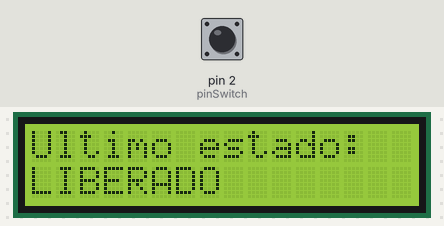
Bench run of a sketch on a simulated Arduino Uno, built with avr-gcc and run on an emulated ATmega328P. On the bench: 16×2 character LCD. The inputs (shaded band) are chosen by the test bench; at power-on: pin 2 (pinSwitch) HIGH. The local clock reads 2024-03-15 10:24:30 at power-on unless the sketch sets it; EEPROM starts erased.

Above: at 1.2 s.
1.3 s: pin 2 (pinSwitch) pulled LOW for 1 s
5.3 s: pin 2 (pinSwitch) pulled LOW for 0.15 s
At 5.6 s:
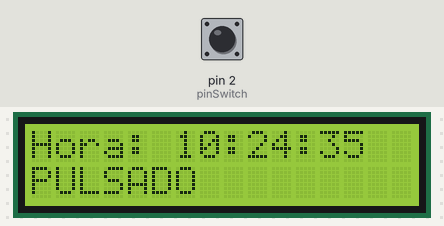
8.4 s: pin 2 (pinSwitch) pulled LOW for 0.15 s
At 10.0 s:
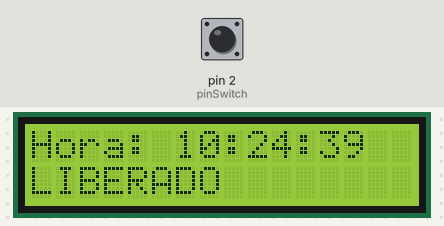
10.9 s: pin 2 (pinSwitch) pulled LOW for 3.2 s
At 11.07 s:
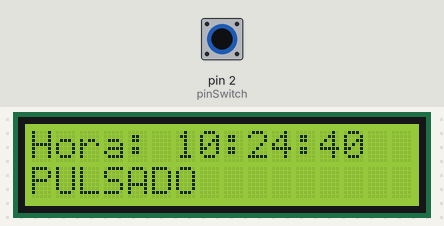
14.7 s: pin 2 (pinSwitch) pulled LOW for 1 s
At 16.9 s:
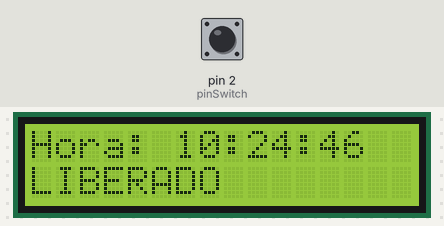
18.7 s: pin 2 (pinSwitch) pulled LOW for 0.15 s
At 19.54 s:
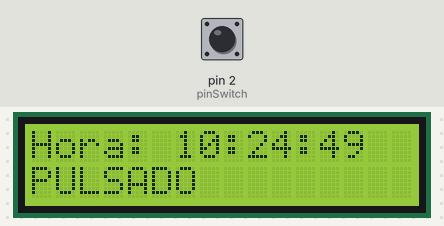
Timing chart, 0 to 20.4 s (numbered marks = the images above; inputs shaded):
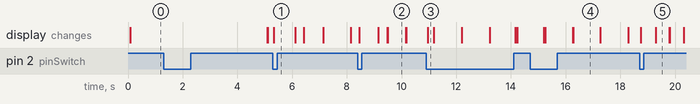

The sketch:

arduino.ino
```cpp
#include <Wire.h>
#include "RTClib.h"
#include <LiquidCrystal_I2C.h>
#include <Arduino_FreeRTOS.h>
#include <EEPROM.h>

RTC_DS3231 rtc;
LiquidCrystal_I2C lcd(0x27, 16, 2);

String hora_str = "";
const int pinSwitch = 2;
int lastState = HIGH;   // Estado anterior del switch

// EEPROM: guardamos en dirección 0
#define EEPROM_ADDR 0

// Prototipos de tareas
void TaskStartup(void *pvParameters);
void TaskSwitch(void *pvParameters);
void TaskHora(void *pvParameters);

void setup() {
  Wire.begin(0x08);               // Dirección I2C del UNO = 0x08
  Wire.onRequest(requestEvent);   // Callback cuando maestro pide datos

  rtc.begin();
  lcd.init();
  lcd.backlight();

  pinMode(pinSwitch, INPUT_PULLUP);

  // Crear SOLO la tarea de arranque
  xTaskCreate(TaskStartup, "Startup", 128, NULL, 3, NULL); // máxima prioridad
}

void loop() {
  // vacío, RTOS maneja todo
}

// -------------------- TAREA STARTUP --------------------
void TaskStartup(void *pvParameters) {
  (void) pvParameters;

  // Leer último estado guardado
  int savedState = EEPROM.read(EEPROM_ADDR);

  lcd.clear();
  lcd.setCursor(0,0);
  lcd.print("Ultimo estado:");
  lcd.setCursor(0,1);
  if (savedState == LOW) {
    lcd.print("PULSADO");
  } else {
    lcd.print("LIBERADO");
  }

  vTaskDelay(pdMS_TO_TICKS(5000)); // mostrar 5 segundos

  // Crear las demás tareas DESPUÉS del arranque
  xTaskCreate(TaskSwitch, "Switch", 128, NULL, 2, NULL); // alta prioridad
  xTaskCreate(TaskHora,   "Hora",   256, NULL, 1, NULL); // baja prioridad

  // Luego esta tarea se destruye
  vTaskDelete(NULL);
}

// -------------------- TAREA SWITCH --------------------
void TaskSwitch(void *pvParameters) {
  (void) pvParameters;

  for (;;) {
    int estado = digitalRead(pinSwitch);
    if (estado != lastState) {
      lastState = estado;

      // Guardar en EEPROM
      EEPROM.update(EEPROM_ADDR, estado);

      // Mostrar cambio en la segunda línea
      lcd.setCursor(0,1);
      lcd.print("                "); // limpiar línea
      lcd.setCursor(0,1);
      if (estado == LOW) {
        lcd.print("PULSADO");
      } else {
        lcd.print("LIBERADO");
      }

      vTaskDelay(pdMS_TO_TICKS(1000)); // Mostrar 1s
    }
    vTaskDelay(pdMS_TO_TICKS(50)); // pequeña pausa para antirrebote
  }
}

// -------------------- TAREA HORA --------------------
void TaskHora(void *pvParameters) {
  (void) pvParameters;

  for (;;) {
    DateTime now = rtc.now();

    // Preparar cadena para enviar al ESP32
    hora_str = String(now.hour()) + "," + String(now.minute()) + "," + String(now.second());

    // Mostrar hora en primera línea
    lcd.setCursor(0,0);
    lcd.print("Hora: ");
    if(now.hour()<10) lcd.print("0");
    lcd.print(now.hour()); lcd.print(":");
    if(now.minute()<10) lcd.print("0");
    lcd.print(now.minute()); lcd.print(":");
    if(now.second()<10) lcd.print("0");
    lcd.print(now.second());

    // Si no hubo cambio reciente, mantener fecha en la segunda línea
    if (digitalRead(pinSwitch) == lastState) {
      lcd.setCursor(0,1);
      if(now.day()<10) lcd.print("0");
      lcd.print(now.day()); lcd.print("/");
      if(now.month()<10) lcd.print("0");
      lcd.print(now.month()); lcd.print("/");
      lcd.print(now.year());
    }

    vTaskDelay(pdMS_TO_TICKS(1000));
  }
}

// -------------------- EVENTO I2C --------------------
void requestEvent() {
  Wire.write(hora_str.c_str());
}
```

Measured:
- after the input at 5.3 s, the display: changes at once (image 1)
- after the input at 8.4 s, the display: first changes after 0.05 s (image 2 shows a later state)
- after the input at 10.9 s, the display: first changes after 0.05 s (image 3 shows a later state)
- after the input at 14.7 s, the display: first differs from a run without the input after 1.6 s (image 4)
- after the input at 18.7 s, the display: first changes at once (image 5 shows a later state)
- what the display in image 2 shows lasts 0.7 s, from 9.5 s to 10.2 s
- what the display in image 4 shows lasts 1.0 s, from 16.3 s to 17.3 s
